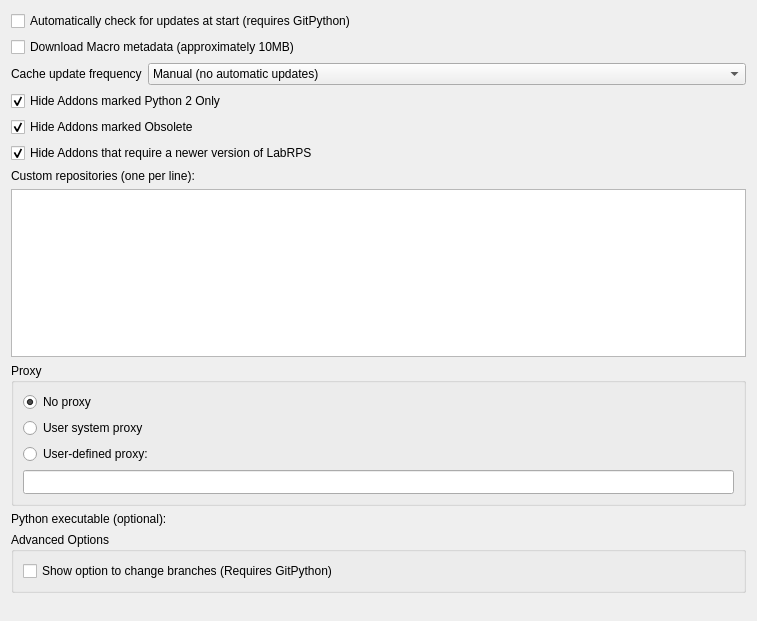
<?xml version="1.0" encoding="UTF-8"?>
<ui version="4.0">
 <class>Gui::Dialog::DlgSettingsAddonManager</class>
 <widget class="QWidget" name="Gui::Dialog::DlgSettingsAddonManager">
  <property name="geometry">
   <rect>
    <x>0</x>
    <y>0</y>
    <width>757</width>
    <height>621</height>
   </rect>
  </property>
  <property name="windowTitle">
   <string>Addon manager options</string>
  </property>
  <layout class="QVBoxLayout" name="verticalLayout">
   <item>
    <widget class="Gui::PrefCheckBox" name="guiprefcheckboxcheckupdates">
     <property name="toolTip">
      <string>If this option is selected, when launching the Addon Manager,
installed addons will be checked for available updates
(this requires the GitPython package installed on your system)</string>
     </property>
     <property name="text">
      <string>Automatically check for updates at start (requires GitPython)</string>
     </property>
     <property name="autoExclusive">
      <bool>false</bool>
     </property>
     <property name="prefEntry" stdset="0">
      <cstring>AutoCheck</cstring>
     </property>
     <property name="prefPath" stdset="0">
      <cstring>Addons</cstring>
     </property>
    </widget>
   </item>
   <item>
    <widget class="Gui::PrefCheckBox" name="guiprefcheckboxdownloadmacros">
     <property name="text">
      <string>Download Macro metadata (approximately 10MB)</string>
     </property>
     <property name="prefEntry" stdset="0">
      <string>DownloadMacros</string>
     </property>
     <property name="prefPath" stdset="0">
      <string>Addons</string>
     </property>
    </widget>
   </item>
   <item>
    <layout class="QHBoxLayout" name="horizontalLayout">
     <item>
      <widget class="QLabel" name="label_2">
       <property name="text">
        <string>Cache update frequency</string>
       </property>
      </widget>
     </item>
     <item>
      <widget class="Gui::PrefComboBox" name="guiprefcomboboxupdatefrequency">
       <property name="sizePolicy">
        <sizepolicy hsizetype="Expanding" vsizetype="Fixed">
         <horstretch>0</horstretch>
         <verstretch>0</verstretch>
        </sizepolicy>
       </property>
       <property name="prefEntry" stdset="0">
        <cstring>UpdateFrequencyComboEntry</cstring>
       </property>
       <property name="prefPath" stdset="0">
        <cstring>Addons</cstring>
       </property>
       <item>
        <property name="text">
         <string>Manual (no automatic updates)</string>
        </property>
       </item>
       <item>
        <property name="text">
         <string>Daily</string>
        </property>
       </item>
       <item>
        <property name="text">
         <string>Weekly</string>
        </property>
       </item>
      </widget>
     </item>
    </layout>
   </item>
   <item>
    <widget class="Gui::PrefCheckBox" name="guiprefcheckboxhidepy2">
     <property name="text">
      <string>Hide Addons marked Python 2 Only</string>
     </property>
     <property name="checked">
      <bool>true</bool>
     </property>
     <property name="prefEntry" stdset="0">
      <cstring>HidePy2</cstring>
     </property>
     <property name="prefPath" stdset="0">
      <cstring>Addons</cstring>
     </property>
    </widget>
   </item>
   <item>
    <widget class="Gui::PrefCheckBox" name="guiprefcheckboxhideobsolete">
     <property name="text">
      <string>Hide Addons marked Obsolete</string>
     </property>
     <property name="checked">
      <bool>true</bool>
     </property>
     <property name="prefEntry" stdset="0">
      <cstring>HideObsolete</cstring>
     </property>
     <property name="prefPath" stdset="0">
      <cstring>Addons</cstring>
     </property>
    </widget>
   </item>
   <item>
    <widget class="Gui::PrefCheckBox" name="guiprefcheckboxhidenewerlabrpsrequired">
     <property name="text">
      <string>Hide Addons that require a newer version of LabRPS</string>
     </property>
     <property name="checked">
      <bool>true</bool>
     </property>
     <property name="prefPath" stdset="0">
      <cstring>Addons</cstring>
     </property>
     <property name="prefEntry" stdset="0">
      <cstring>HideNewerLabRPSRequired</cstring>
     </property>
    </widget>
   </item>
   <item>
    <widget class="QLabel" name="label">
     <property name="text">
      <string>Custom repositories (one per line):</string>
     </property>
    </widget>
   </item>
   <item>
    <widget class="Gui::PrefTextEdit" name="guipreftexteditcustomrepositories">
     <property name="sizePolicy">
      <sizepolicy hsizetype="Expanding" vsizetype="Preferred">
       <horstretch>0</horstretch>
       <verstretch>0</verstretch>
      </sizepolicy>
     </property>
     <property name="minimumSize">
      <size>
       <width>0</width>
       <height>24</height>
      </size>
     </property>
     <property name="baseSize">
      <size>
       <width>0</width>
       <height>48</height>
      </size>
     </property>
     <property name="toolTip">
      <string>You can use this window to specify additional addon repositories
to be scanned for available addons. To include a specific branch, add it to the end
of the line after a space (e.g. https://github.com/LabRPS/LabRPS master).</string>
     </property>
     <property name="prefEntry" stdset="0">
      <cstring>CustomRepositories</cstring>
     </property>
     <property name="prefPath" stdset="0">
      <cstring>Addons</cstring>
     </property>
    </widget>
   </item>
   <item>
    <widget class="QGroupBox" name="groupBox">
     <property name="title">
      <string>Proxy</string>
     </property>
     <layout class="QVBoxLayout" name="verticalLayout_2">
      <item>
       <widget class="Gui::PrefRadioButton" name="guiprefradiobuttonnoproxy">
        <property name="text">
         <string>No proxy</string>
        </property>
        <property name="checked">
         <bool>true</bool>
        </property>
        <property name="prefEntry" stdset="0">
         <cstring>NoProxyCheck</cstring>
        </property>
        <property name="prefPath" stdset="0">
         <cstring>Addons</cstring>
        </property>
       </widget>
      </item>
      <item>
       <widget class="Gui::PrefRadioButton" name="guiprefradiobuttonsystemproxy">
        <property name="text">
         <string>User system proxy</string>
        </property>
        <property name="prefEntry" stdset="0">
         <cstring>SystemProxyCheck</cstring>
        </property>
        <property name="prefPath" stdset="0">
         <cstring>Addons</cstring>
        </property>
       </widget>
      </item>
      <item>
       <widget class="Gui::PrefRadioButton" name="guiprefradiobuttonuserproxy">
        <property name="text">
         <string>User-defined proxy:</string>
        </property>
        <property name="checked">
         <bool>false</bool>
        </property>
        <property name="prefEntry" stdset="0">
         <cstring>UserProxyCheck</cstring>
        </property>
        <property name="prefPath" stdset="0">
         <cstring>Addons</cstring>
        </property>
       </widget>
      </item>
      <item>
       <widget class="Gui::PrefLineEdit" name="guipreflineedituserproxy">
        <property name="minimumSize">
         <size>
          <width>0</width>
          <height>24</height>
         </size>
        </property>
        <property name="prefEntry" stdset="0">
         <cstring>ProxyUrl</cstring>
        </property>
        <property name="prefPath" stdset="0">
         <cstring>Addons</cstring>
        </property>
       </widget>
      </item>
     </layout>
    </widget>
   </item>
   <item>
    <layout class="QHBoxLayout" name="horizontalLayout_2">
     <item>
      <widget class="QLabel" name="fclabel">
       <property name="text">
        <string>Python executable (optional):</string>
       </property>
      </widget>
     </item>
     <item>
      <widget class="Gui::PrefFileChooser" name="gui::preffilechooser">
       <property name="sizePolicy">
        <sizepolicy hsizetype="Expanding" vsizetype="Preferred">
         <horstretch>0</horstretch>
         <verstretch>0</verstretch>
        </sizepolicy>
       </property>
       <property name="minimumSize">
        <size>
         <width>300</width>
         <height>0</height>
        </size>
       </property>
       <property name="toolTip">
        <string>The path to the Python executable for package installation with pip. Autodetected if needed and not specified.</string>
       </property>
       <property name="prefEntry" stdset="0">
        <cstring>PythonExecutableForPip</cstring>
       </property>
       <property name="prefPath" stdset="0">
        <cstring>Addons</cstring>
       </property>
      </widget>
     </item>
    </layout>
   </item>
   <item>
    <widget class="QGroupBox" name="advanced">
     <property name="sizePolicy">
      <sizepolicy hsizetype="Minimum" vsizetype="Minimum">
       <horstretch>0</horstretch>
       <verstretch>0</verstretch>
      </sizepolicy>
     </property>
     <property name="title">
      <string>Advanced Options</string>
     </property>
     <layout class="QVBoxLayout" name="verticalLayout_3">
      <item>
       <widget class="Gui::PrefCheckBox" name="guiprefcheckboxShowBranchSwitcher">
        <property name="text">
         <string>Show option to change branches (Requires GitPython)</string>
        </property>
        <property name="prefEntry" stdset="0">
         <cstring>ShowBranchSwitcher</cstring>
        </property>
        <property name="prefPath" stdset="0">
         <cstring>Addons</cstring>
        </property>
       </widget>
      </item>
     </layout>
    </widget>
   </item>
   <item>
    <spacer name="verticalSpacer">
     <property name="orientation">
      <enum>Qt::Vertical</enum>
     </property>
     <property name="sizeHint" stdset="0">
      <size>
       <width>20</width>
       <height>40</height>
      </size>
     </property>
    </spacer>
   </item>
  </layout>
 </widget>
 <customwidgets>
  <customwidget>
   <class>Gui::PrefCheckBox</class>
   <extends>QCheckBox</extends>
   <header>Gui/PrefWidgets.h</header>
  </customwidget>
  <customwidget>
   <class>Gui::PrefComboBox</class>
   <extends>QComboBox</extends>
   <header>Gui/PrefWidgets.h</header>
  </customwidget>
  <customwidget>
   <class>Gui::PrefTextEdit</class>
   <extends>QTextEdit</extends>
   <header>Gui/PrefWidgets.h</header>
  </customwidget>
  <customwidget>
   <class>Gui::PrefRadioButton</class>
   <extends>QRadioButton</extends>
   <header>Gui/PrefWidgets.h</header>
  </customwidget>
  <customwidget>
   <class>Gui::PrefLineEdit</class>
   <extends>QLineEdit</extends>
   <header>Gui/PrefWidgets.h</header>
  </customwidget>
  <customwidget>
   <class>Gui::PrefFileChooser</class>
   <extends>QWidget</extends>
   <header>Gui/PrefWidgets.h</header>
  </customwidget>
 </customwidgets>
 <resources/>
 <connections/>
</ui>
